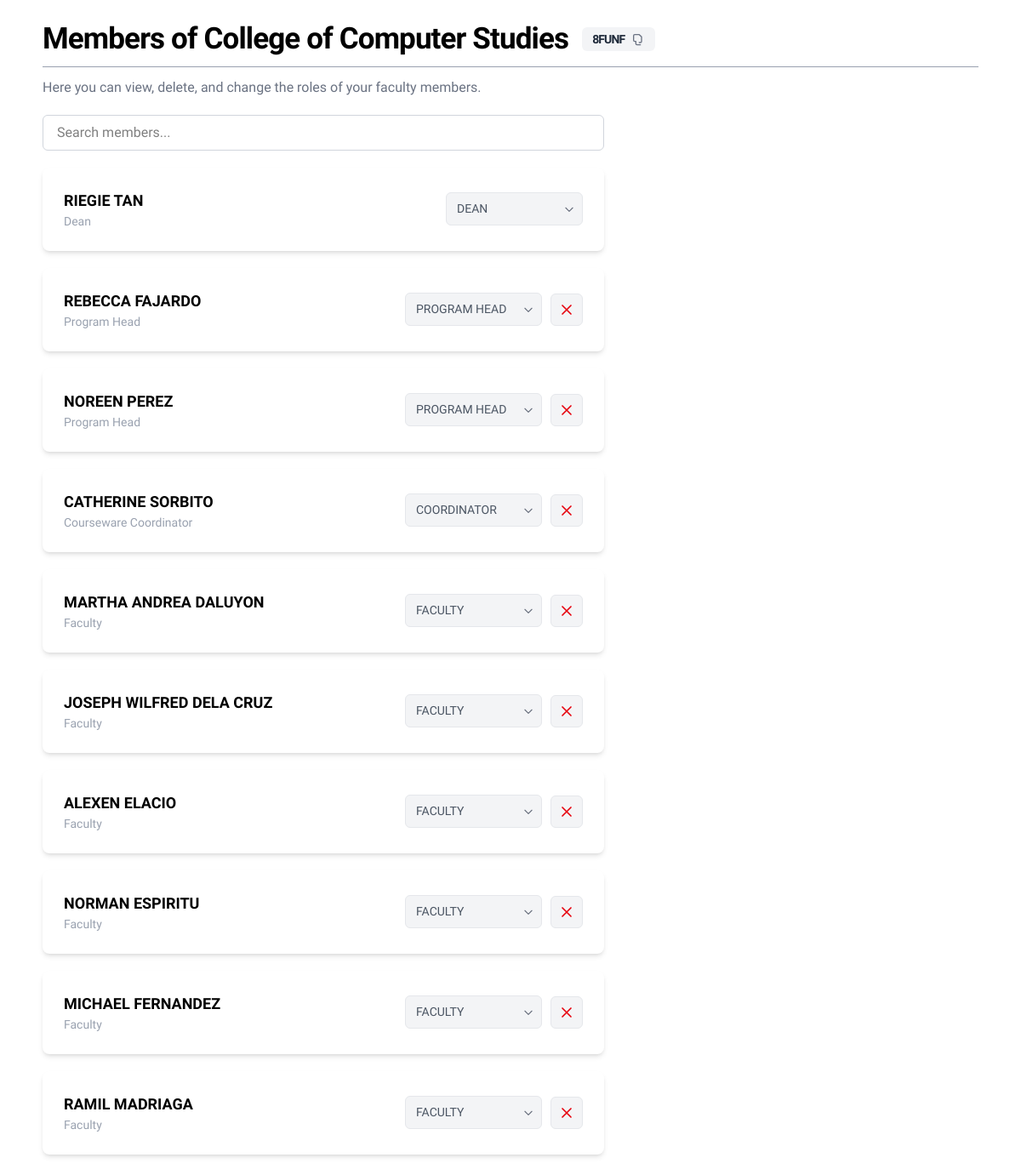
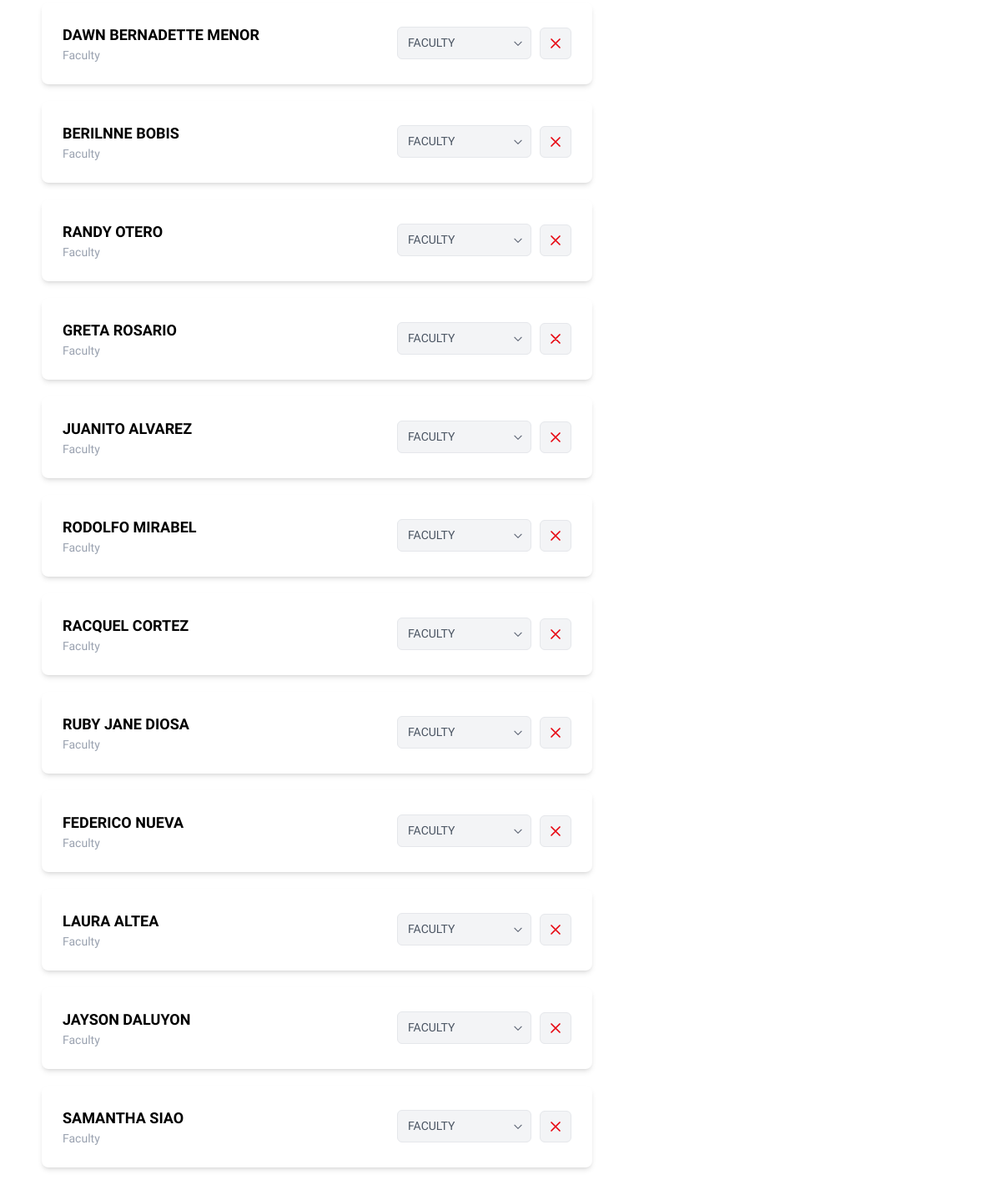
Before: /main/faculty/faculty_frame.php (signed in) with the older database file (2 pictures, top to bottom).
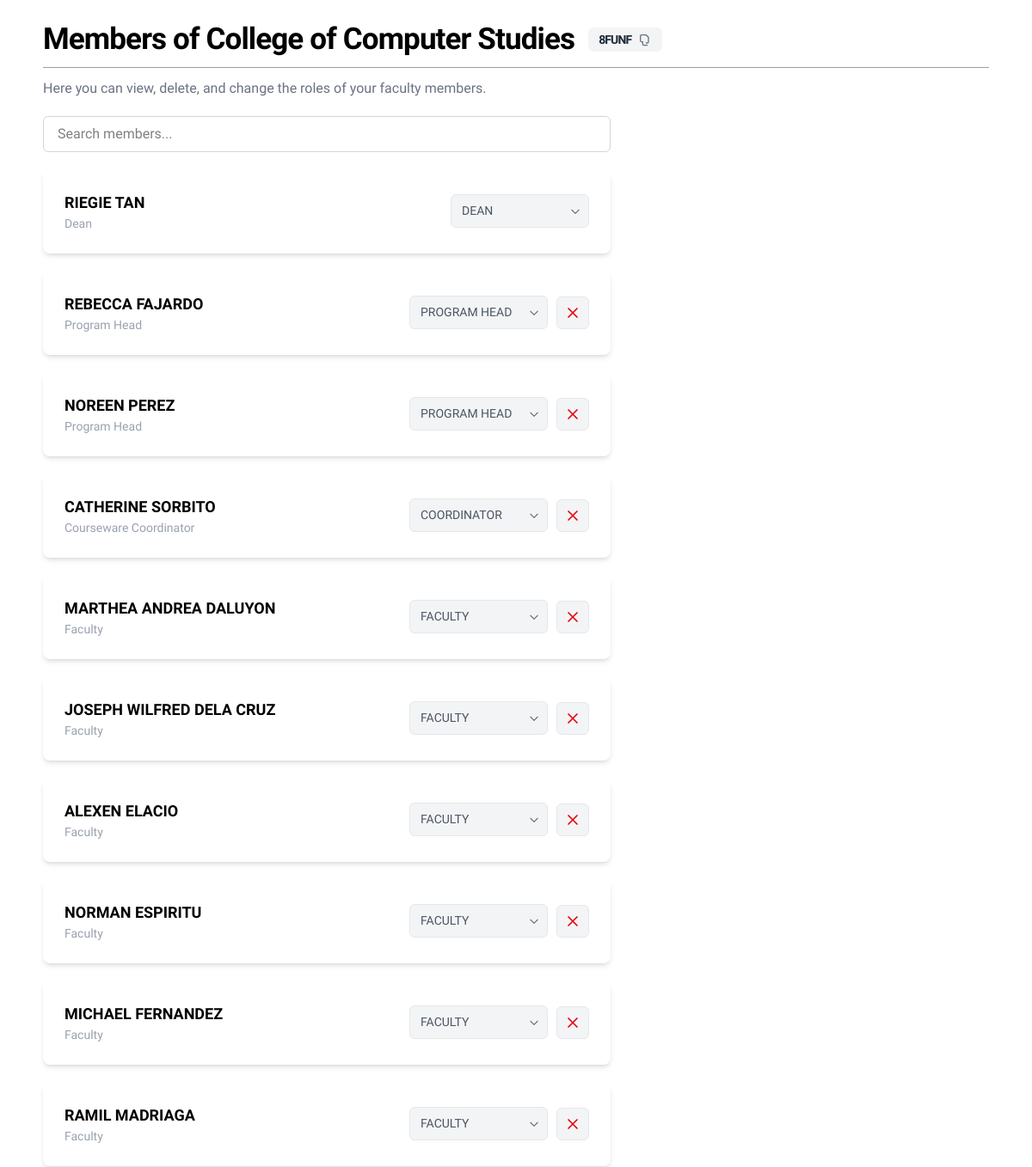
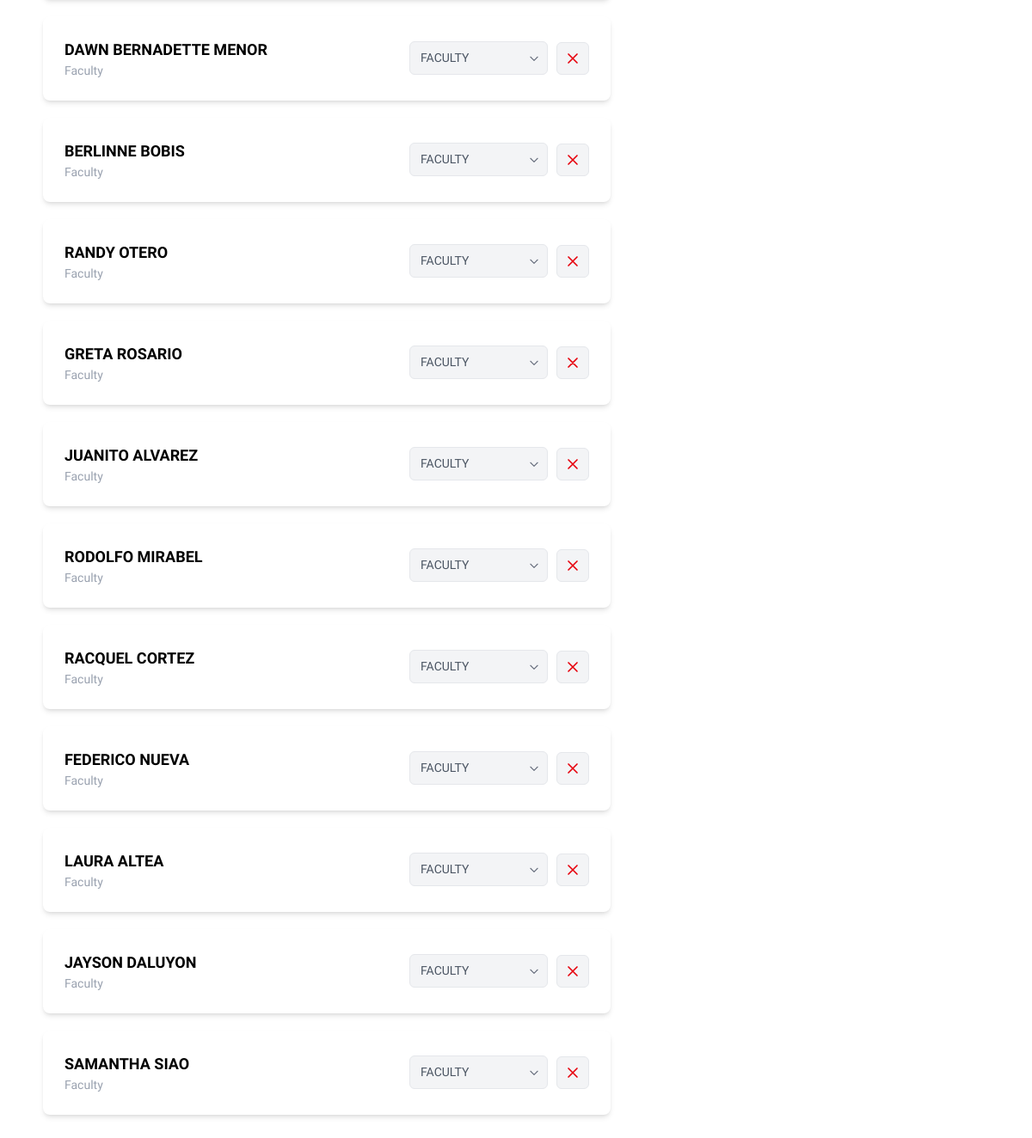
After: the same page with the newer database file (2 pictures, top to bottom).
### tables this page shows
CREATE TABLE `personnel` (
  `PersonnelID` int(11) NOT NULL AUTO_INCREMENT,
  `FirstName` varchar(50) NOT NULL,
  `LastName` varchar(50) NOT NULL,
  `Gender` enum('Male','Female','Other') DEFAULT NULL,
  `Role` varchar(10) DEFAULT NULL,
  `FacultyID` int(11) DEFAULT NULL,
  `AccountID` int(11) DEFAULT NULL,
  PRIMARY KEY (`PersonnelID`),
  KEY `FacultyID` (`FacultyID`),
  KEY `AccountID` (`AccountID`),
  CONSTRAINT `personnel_ibfk_1` FOREIGN KEY (`FacultyID`) REFERENCES `faculties` (`FacultyID`),
  CONSTRAINT `personnel_ibfk_2` FOREIGN KEY (`AccountID`) REFERENCES `accounts` (`AccountID`) ON DELETE SET NULL ON UPDATE CASCADE
);

CREATE TABLE `faculties` (
  `FacultyID` int(11) NOT NULL AUTO_INCREMENT,
  `Faculty` varchar(100) DEFAULT NULL,
  `JoinCode` varchar(5) NOT NULL,
  PRIMARY KEY (`FacultyID`),
  UNIQUE KEY `JoinCode` (`JoinCode`)
);

### main/faculty/faculty_frame.php (the view, shortened to what the changed rows need)
<?php
$conn = new mysqli("localhost", "root", "", "cms");
$accountID = $_SESSION['AccountID'];
$userRole = "";
$userRoleQuery = "SELECT Role FROM personnel WHERE AccountID = ?";
$roleStmt = $conn->prepare($userRoleQuery);
$roleStmt->bind_param("i", $accountID);
$roleStmt->execute();
$roleResult = $roleStmt->get_result();
if ($roleResult && $roleResult->num_rows > 0) {
    $userRole = $roleResult->fetch_assoc()['Role'];
}
$facultyName = "Faculty";
$members = [];
$sql = "SELECT personnel.FacultyID, faculties.Faculty, faculties.JoinCode
        FROM personnel
        JOIN faculties ON personnel.FacultyID = faculties.FacultyID
        WHERE personnel.AccountID = ?";
$stmt = $conn->prepare($sql);
$stmt->bind_param("i", $accountID);
$stmt->execute();
$result = $stmt->get_result();
if ($result && $result->num_rows > 0) {
    $row = $result->fetch_assoc();
    $facultyID = $row['FacultyID'];
    $facultyName = $row['Faculty'];
    $joinCode = $row['JoinCode'] ?? '';
    $memberQuery = "SELECT FirstName, LastName, Role, AccountID
                FROM personnel
                WHERE FacultyID = ?
                ORDER BY
                    CASE Role
                        WHEN 'DN' THEN 1
                        WHEN 'PH' THEN 2
                        WHEN 'COR' THEN 3
                        WHEN 'FM' THEN 4
                        ELSE 5
                    END";
    $memberStmt = $conn->prepare($memberQuery);
    $memberStmt->bind_param("i", $facultyID);
    $memberStmt->execute();
    $memberResult = $memberStmt->get_result();
    while ($memberRow = $memberResult->fetch_assoc()) {
        $members[] = $memberRow;
    }
} else {
    $facultyName = "No Faculty Assigned";
}
?>
<!DOCTYPE html>
<html lang="en">
<head>
    <link href="../../src/tailwind/output.css" rel="stylesheet" />
</head>
<body>
    <div class="flex-1 flex flex-col px-[50px] pt-[15px] overflow-y-auto pb-[50px]">
    <h1 class="py-[5px] text-[35px] tracking-tight font-overpass font-bold flex items-center gap-4">Members of
            <?php echo htmlspecialchars($facultyName); ?>
            <?php if (!empty($joinCode) && $userRole === 'DN'): ?>
                    <div onclick="copyJoinCode()" class="flex items-center gap-2 bg-gray-100 text-gray-800 text-sm font-semibold px-3 py-1 rounded-md inline-flex cursor-pointer hover:bg-gray-400 transition">
                        <span id="join-code"><?php echo htmlspecialchars($joinCode); ?></span>
                        <svg xmlns="http://www.w3.org/2000/svg" class="h-4 w-4 text-gray-500 hover:text-gray-700" fill="none" viewBox="0 0 24 24" stroke="currentColor">
                            <path stroke-linecap="round" stroke-linejoin="round" stroke-width="2" d="M8 16H6a2 2 0 01-2-2V6a2 2 0 012-2h8l4 4v8a2 2 0 01-2 2h-2M8 16v4a2 2 0 002 2h6" />
                        </svg>
                    </div>
            <?php endif; ?>
        </h1>
        <hr class="border-gray-400">
        <?php if ($userRole === 'DN'): ?>
            <p class="text-gray-500 mt-3 mb-5 font-onest">Here you can view, delete, and change the roles of your faculty members.</p>
            <?php else: ?>
                <p class="text-gray-500 mt-3 mb-2 font-onest">This section displays your faculty members and their roles.</p>
            <?php endif; ?>
            <div class="mb-5 w-[60%]">
                <input type="text" id="searchInput" placeholder="Search members..." class="w-full px-4 py-2 rounded-md border border-gray-300 focus:outline-none focus:ring-2 focus:ring-blue-400 font-onest" />
            </div>
        <div class="grid grid-cols-1 grid-rows-3 gap-5 w-[60%]">
            <?php if (!empty($members)): ?>
                <?php foreach ($members as $member): ?>
                    <div class="member-card bg-white p-[25px] font-overpass rounded-lg shadow-md flex justify-between items-center">
                        <div>
                            <h2 class="text-lg font-bold"><?php echo htmlspecialchars($member['FirstName'] . ' ' . $member['LastName']); ?></h2>
                            <?php
                                $roleMap = [
                                    'FM' => 'Faculty',
                                    'DN' => 'Dean',
                                    'PH' => 'Program Head',
                                    'COR' => 'Courseware Coordinator'                                ];
                                $readableRole = $roleMap[$member['Role']] ?? $member['Role'];
                            ?>
                            <div class="text-sm text-gray-400"><?php echo htmlspecialchars($readableRole); ?></div>
                        </div>
                        <div class="actions-container">
    <?php if ($userRole === 'DN'): ?>
        <select class="role-select role-change-dropdown" data-account-id="<?php echo $member['AccountID']; ?>">
            <option value="DN" <?php echo $member['Role'] === 'DN' ? 'selected' : ''; ?>>DEAN</option>
            <option value="PH" <?php echo $member['Role'] === 'PH' ? 'selected' : ''; ?>>PROGRAM HEAD</option>
            <option value="COR" <?php echo $member['Role'] === 'COR' ? 'selected' : ''; ?>>COORDINATOR</option>
            <option value="FM" <?php echo $member['Role'] === 'FM' ? 'selected' : ''; ?>>FACULTY</option>
        </select>
        <?php if ($member['AccountID'] != $accountID): ?>
        <button class="delete-button" data-account-id="<?php echo $member['AccountID']; ?>" title="Remove Member">
            <svg xmlns="http://www.w3.org/2000/svg" class="h-5 w-5 text-red-600 hover:text-red-800" fill="none" viewBox="0 0 24 24" stroke="currentColor">
                <path stroke-linecap="round" stroke-linejoin="round" stroke-width="2" d="M6 18L18 6M6 6l12 12"/>
            </svg>
        </button>
        <?php endif; ?>
    <?php else: ?>
    <?php endif; ?>
</div>
                    </div>
                <?php endforeach; ?>
            <?php else: ?>
                <p class="text-gray-500 text-center">No members found in your faculty.</p>
            <?php endif; ?>
        </div>
    </div>
</body>
</html>

Changed rows visible on the page:
no longer on this page (row edited): personnel: FirstName+LastName "RUBY JANE DIOSA", Role "Faculty", Role+AccountID "FACULTY"
changed personnel: FirstName+LastName "MARTHA ANDREA DALUYON" → "MARTHEA ANDREA DALUYON"
changed personnel: FirstName+LastName "BERILNNE BOBIS" → "BERLINNE BOBIS"
